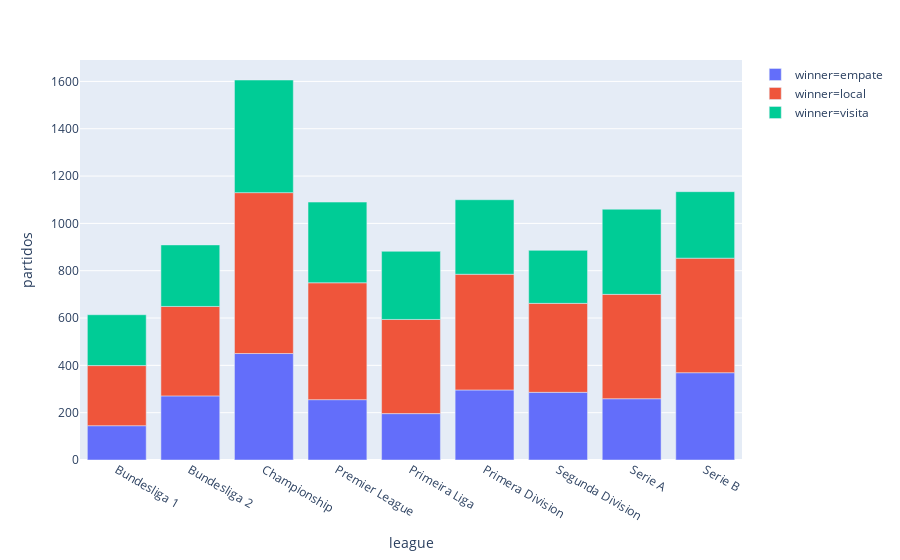

Source (notebook cell):
### Markdown cell above
### Un poco de Plotly express

--Plotly express esta especialmente desarrollado para trabajar con pandas

https://plotly.com/python/plotly-express/

### Code cell
px.bar(df_league_winner, x = "league", y = "partidos", color = "winner")

### Figure 1 — Plotly figure (JSON) as saved in the notebook; plotly's stock layout.template omitted (floating-point values rounded to 4 significant figures)
{"data": [{"alignmentgroup": "True", "hoverlabel": {"namelength": 0}, "hovertemplate": "winner=empate<br>league=%{x}<br>partidos=%{y}", "legendgroup": "winner=empate", "marker": {"color": "#636efa"}, "name": "winner=empate", "offsetgroup": "winner=empate", "orientation": "v", "showlegend": true, "textposition": "auto", "type": "bar", "x": ["Bundesliga 1", "Bundesliga 2", "Championship", "Premier League", "Primeira Liga", "Primera Division", "Segunda Division", "Serie A", "Serie B"], "xaxis": "x", "y": [145, 271, 450, 255, 196, 296, 286, 259, 369], "yaxis": "y"}, {"alignmentgroup": "True", "hoverlabel": {"namelength": 0}, "hovertemplate": "winner=local<br>league=%{x}<br>partidos=%{y}", "legendgroup": "winner=local", "marker": {"color": "#EF553B"}, "name": "winner=local", "offsetgroup": "winner=local", "orientation": "v", "showlegend": true, "textposition": "auto", "type": "bar", "x": ["Bundesliga 1", "Bundesliga 2", "Championship", "Premier League", "Primeira Liga", "Primera Division", "Segunda Division", "Serie A", "Serie B"], "xaxis": "x", "y": [254, 378, 680, 494, 398, 489, 376, 441, 484], "yaxis": "y"}, {"alignmentgroup": "True", "hoverlabel": {"namelength": 0}, "hovertemplate": "winner=visita<br>league=%{x}<br>partidos=%{y}", "legendgroup": "winner=visita", "marker": {"color": "#00cc96"}, "name": "winner=visita", "offsetgroup": "winner=visita", "orientation": "v", "showlegend": true, "textposition": "auto", "type": "bar", "x": ["Bundesliga 1", "Bundesliga 2", "Championship", "Premier League", "Primeira Liga", "Primera Division", "Segunda Division", "Serie A", "Serie B"], "xaxis": "x", "y": [215, 260, 476, 341, 288, 315, 224, 360, 281], "yaxis": "y"}], "layout": {"barmode": "relative", "legend": {"tracegroupgap": 0}, "margin": {"t": 60}, "xaxis": {"anchor": "y", "domain": [0, 1], "title": {"text": "league"}}, "yaxis": {"anchor": "x", "domain": [0, 1], "title": {"text": "partidos"}}}}
